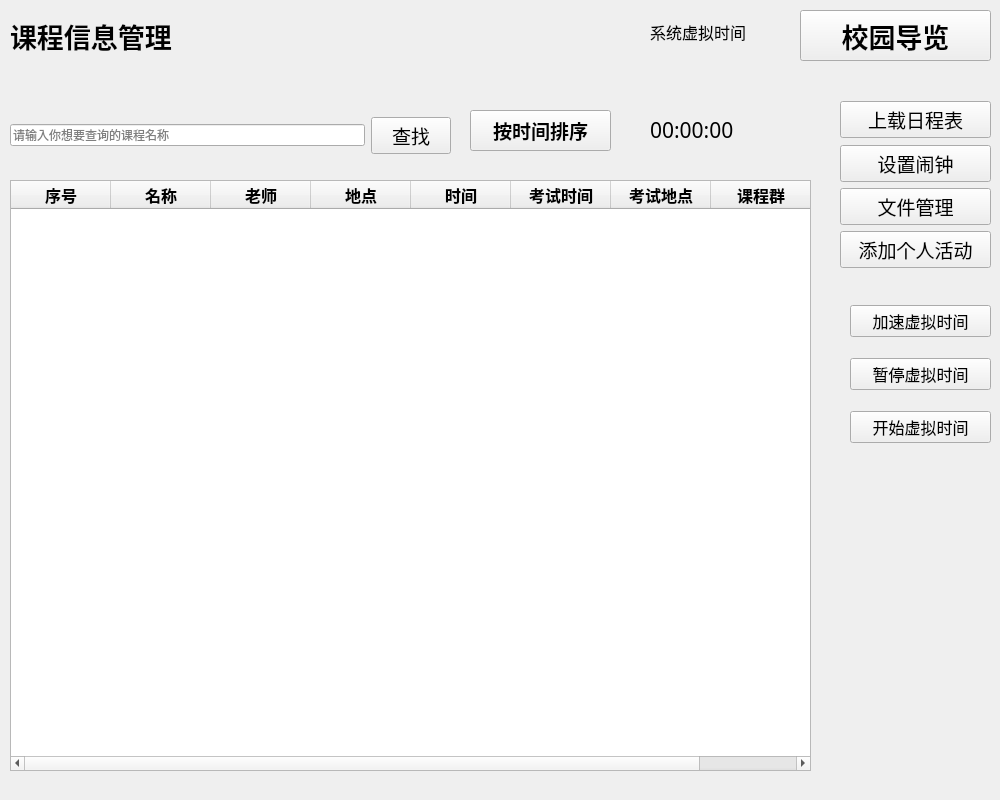
<?xml version="1.0" encoding="UTF-8"?>
<ui version="4.0">
 <class>MainWindwo</class>
 <widget class="QWidget" name="MainWindwo">
  <property name="geometry">
   <rect>
    <x>0</x>
    <y>0</y>
    <width>1000</width>
    <height>800</height>
   </rect>
  </property>
  <property name="windowTitle">
   <string>课表界面</string>
  </property>
  <property name="toolTip">
   <string>这是课表界面</string>
  </property>
  <widget class="QLabel" name="schedule">
   <property name="geometry">
    <rect>
     <x>10</x>
     <y>10</y>
     <width>241</width>
     <height>51</height>
    </rect>
   </property>
   <property name="font">
    <font>
     <family>Agency FB</family>
     <pointsize>20</pointsize>
     <weight>75</weight>
     <bold>true</bold>
    </font>
   </property>
   <property name="styleSheet">
    <string notr="true"/>
   </property>
   <property name="text">
    <string>课程信息管理</string>
   </property>
  </widget>
  <widget class="QPushButton" name="switch_2">
   <property name="geometry">
    <rect>
     <x>800</x>
     <y>10</y>
     <width>191</width>
     <height>51</height>
    </rect>
   </property>
   <property name="font">
    <font>
     <family>Agency FB</family>
     <pointsize>20</pointsize>
     <weight>75</weight>
     <bold>true</bold>
    </font>
   </property>
   <property name="text">
    <string>校园导览</string>
   </property>
  </widget>
  <widget class="QTableWidget" name="tableWidget">
   <property name="geometry">
    <rect>
     <x>10</x>
     <y>180</y>
     <width>801</width>
     <height>591</height>
    </rect>
   </property>
   <column>
    <property name="text">
     <string>序号</string>
    </property>
    <property name="font">
     <font>
      <family>Agency FB</family>
      <pointsize>12</pointsize>
      <weight>75</weight>
      <bold>true</bold>
     </font>
    </property>
   </column>
   <column>
    <property name="text">
     <string>名称</string>
    </property>
    <property name="font">
     <font>
      <family>Agency FB</family>
      <pointsize>12</pointsize>
      <weight>75</weight>
      <bold>true</bold>
     </font>
    </property>
   </column>
   <column>
    <property name="text">
     <string>老师</string>
    </property>
    <property name="font">
     <font>
      <family>Agency FB</family>
      <pointsize>12</pointsize>
      <weight>75</weight>
      <bold>true</bold>
     </font>
    </property>
   </column>
   <column>
    <property name="text">
     <string>地点</string>
    </property>
    <property name="font">
     <font>
      <family>Agency FB</family>
      <pointsize>12</pointsize>
      <weight>75</weight>
      <bold>true</bold>
     </font>
    </property>
   </column>
   <column>
    <property name="text">
     <string>时间</string>
    </property>
    <property name="font">
     <font>
      <family>Agency FB</family>
      <pointsize>12</pointsize>
      <weight>75</weight>
      <bold>true</bold>
     </font>
    </property>
   </column>
   <column>
    <property name="text">
     <string>考试时间</string>
    </property>
    <property name="font">
     <font>
      <family>Agency FB</family>
      <pointsize>12</pointsize>
      <weight>75</weight>
      <bold>true</bold>
     </font>
    </property>
   </column>
   <column>
    <property name="text">
     <string>考试地点</string>
    </property>
    <property name="font">
     <font>
      <family>Agency FB</family>
      <pointsize>12</pointsize>
      <weight>75</weight>
      <bold>true</bold>
     </font>
    </property>
   </column>
   <column>
    <property name="text">
     <string>课程群</string>
    </property>
    <property name="font">
     <font>
      <family>Agency FB</family>
      <pointsize>12</pointsize>
      <weight>75</weight>
      <bold>true</bold>
     </font>
    </property>
   </column>
  </widget>
  <widget class="QWidget" name="layoutWidget">
   <property name="geometry">
    <rect>
     <x>10</x>
     <y>110</y>
     <width>441</width>
     <height>51</height>
    </rect>
   </property>
   <layout class="QGridLayout" name="gridLayout_2">
    <item row="0" column="0">
     <widget class="QLineEdit" name="input">
      <property name="enabled">
       <bool>true</bool>
      </property>
      <property name="placeholderText">
       <string>请输入你想要查询的课程名称</string>
      </property>
     </widget>
    </item>
    <item row="0" column="1">
     <widget class="QPushButton" name="search">
      <property name="font">
       <font>
        <family>Agency FB</family>
        <pointsize>14</pointsize>
       </font>
      </property>
      <property name="text">
       <string>查找</string>
      </property>
     </widget>
    </item>
   </layout>
  </widget>
  <widget class="QWidget" name="layoutWidget">
   <property name="geometry">
    <rect>
     <x>840</x>
     <y>100</y>
     <width>151</width>
     <height>170</height>
    </rect>
   </property>
   <layout class="QGridLayout" name="gridLayout_3">
    <item row="0" column="0">
     <widget class="QPushButton" name="load">
      <property name="font">
       <font>
        <family>Agency FB</family>
        <pointsize>14</pointsize>
       </font>
      </property>
      <property name="text">
       <string>上载日程表</string>
      </property>
     </widget>
    </item>
    <item row="1" column="0">
     <layout class="QGridLayout" name="gridLayout">
      <item row="1" column="0">
       <widget class="QPushButton" name="search_2">
        <property name="font">
         <font>
          <family>Agency FB</family>
          <pointsize>14</pointsize>
         </font>
        </property>
        <property name="text">
         <string>文件管理</string>
        </property>
       </widget>
      </item>
      <item row="2" column="0">
       <widget class="QPushButton" name="add">
        <property name="font">
         <font>
          <family>Agency FB</family>
          <pointsize>14</pointsize>
         </font>
        </property>
        <property name="text">
         <string>添加个人活动</string>
        </property>
       </widget>
      </item>
      <item row="0" column="0">
       <widget class="QPushButton" name="set">
        <property name="font">
         <font>
          <family>Agency FB</family>
          <pointsize>14</pointsize>
         </font>
        </property>
        <property name="text">
         <string>设置闹钟</string>
        </property>
       </widget>
      </item>
     </layout>
    </item>
   </layout>
  </widget>
  <widget class="QWidget" name="layoutWidget">
   <property name="geometry">
    <rect>
     <x>650</x>
     <y>10</y>
     <width>141</width>
     <height>141</height>
    </rect>
   </property>
   <layout class="QGridLayout" name="gridLayout_4">
    <item row="2" column="0">
     <widget class="QLabel" name="VirtualTime">
      <property name="font">
       <font>
        <family>新宋体</family>
        <pointsize>16</pointsize>
       </font>
      </property>
      <property name="text">
       <string>00:00:00</string>
      </property>
     </widget>
    </item>
    <item row="1" column="0">
     <widget class="QLabel" name="Weekday">
      <property name="font">
       <font>
        <family>新宋体</family>
        <pointsize>12</pointsize>
       </font>
      </property>
      <property name="text">
       <string/>
      </property>
     </widget>
    </item>
    <item row="0" column="0">
     <widget class="QLabel" name="TipInfo5">
      <property name="font">
       <font>
        <family>新宋体</family>
        <pointsize>12</pointsize>
       </font>
      </property>
      <property name="text">
       <string>系统虚拟时间</string>
      </property>
     </widget>
    </item>
   </layout>
  </widget>
  <widget class="QWidget" name="layoutWidget">
   <property name="geometry">
    <rect>
     <x>850</x>
     <y>290</y>
     <width>141</width>
     <height>171</height>
    </rect>
   </property>
   <layout class="QGridLayout" name="gridLayout_6">
    <item row="0" column="0">
     <widget class="QPushButton" name="fastTime">
      <property name="font">
       <font>
        <family>新宋体</family>
        <pointsize>12</pointsize>
       </font>
      </property>
      <property name="text">
       <string>加速虚拟时间</string>
      </property>
     </widget>
    </item>
    <item row="1" column="0">
     <widget class="QPushButton" name="stopTime">
      <property name="font">
       <font>
        <family>新宋体</family>
        <pointsize>12</pointsize>
       </font>
      </property>
      <property name="text">
       <string>暂停虚拟时间</string>
      </property>
     </widget>
    </item>
    <item row="2" column="0">
     <widget class="QPushButton" name="start">
      <property name="font">
       <font>
        <family>新宋体</family>
        <pointsize>12</pointsize>
       </font>
      </property>
      <property name="text">
       <string>开始虚拟时间</string>
      </property>
     </widget>
    </item>
   </layout>
  </widget>
  <widget class="QPushButton" name="bytime">
   <property name="geometry">
    <rect>
     <x>470</x>
     <y>110</y>
     <width>141</width>
     <height>41</height>
    </rect>
   </property>
   <property name="font">
    <font>
     <family>Agency FB</family>
     <pointsize>14</pointsize>
     <weight>75</weight>
     <bold>true</bold>
    </font>
   </property>
   <property name="text">
    <string>按时间排序</string>
   </property>
  </widget>
 </widget>
 <resources/>
 <connections/>
</ui>
